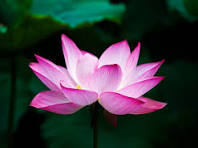
//> input picture opencv_samples/data_samples/objects/lotus.jpeg, 198 x 148 px
$ ./edgedetection lotus.jpeg   (built with g++ and OpenCV 4)
//> lines starting //> are read from the running program, lines starting //| are printed output that depends on the picture
#include "opencv4/opencv2/highgui.hpp"  // Always include highgui.hpp
#include "opencv2/core.hpp"
#include "opencv2/imgproc.hpp"
#include "opencv2/imgcodecs.hpp"  // Include for IMREAD_COLOR
#include <iostream>

#include <unistd.h>

#ifdef __EMBOX__
#include <cv_embox_imshowfb.hpp>
#endif


using namespace cv;
using namespace std;

Mat src, src_gray;
Mat dst, detected_edges;

int lowThreshold = 0;
const int max_lowthreshold = 100;
const int canny_ratio = 3;  // Renamed to avoid conflict
const int kernel_size = 3;
const char* window_name = "Edge Map";

static void help(const char* programName)
{
    cout <<
    "A program utilizing Laplacian of Gaussian (LoG), Sobel operators, and Hough transform "
    "to identify circles in a set of images (img1-6.jpg)\n"
    "Enhances edge detection by computing the gradient magnitude and direction.\n"
    "Call:\n"
    "./" << programName << " [file_name (optional)]\n"
    "Using OpenCV version " << CV_VERSION << "\n" << endl;
}

static void CannyThreshold(int, void*)
{
    blur(src_gray, detected_edges, Size(3, 3)); // conversion to gray scale and then applying gaussian blur.
    Canny(detected_edges, detected_edges, lowThreshold, lowThreshold * canny_ratio, kernel_size); // applying all the steps of canny edge detection
    dst = Scalar::all(0); // post processing
    src.copyTo(dst, detected_edges); //post processing

#ifndef __EMBOX__
    imshow(window_name, dst);
#else
    imshowfb(dst, 0);
    sleep(1);
#endif
}

int main(int argc, char** argv)
{
    CommandLineParser parser(argc, argv, "{@input | lotus.jpeg | input image}"); // to define the cli parser command for this app.
    src = imread(samples::findFile(parser.get<String>("@input")), IMREAD_COLOR); // get the path of @input and read the image in rgb colors
//> src is the input picture: 148 rows x 198 cols, CV_8UC3; mean B, G, R 58.2, 55.1, 53.9

    if (src.empty()) // error management
    {
        std::cout << "Could not open or find the image!\n" << std::endl;
        std::cout << "Usage: " << argv[0] << " <Input image>" << std::endl;
        return -1;
    }

    dst.create(src.size(), src.type());
    cvtColor(src, src_gray, COLOR_BGR2GRAY); // decorating the window
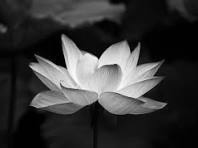
//> src_gray: 148 rows x 198 cols, CV_8UC1; min 0, max 253, mean 55.1
    namedWindow(window_name, WINDOW_AUTOSIZE); //same smae
    createTrackbar("Min Threshold:", window_name, &lowThreshold, max_lowthreshold, CannyThreshold); //same same

    double t = (double)getTickCount();
    CannyThreshold(0, 0);
//> in CannyThreshold, `blur(src_gray, detected_edges, Size(3, 3));`:
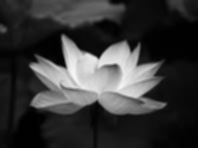
//> detected_edges: 148 rows x 198 cols, CV_8UC1; min 0, max 248, mean 55.1
//> in CannyThreshold, `Canny(detected_edges, detected_edges, lowThreshold, lowThreshold * can..`:
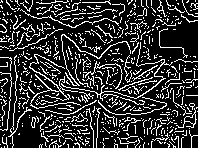
//> detected_edges: 148 rows x 198 cols, CV_8UC1; 20.1% white in thin lines or dots
//> in CannyThreshold, `src.copyTo(dst, detected_edges);`:
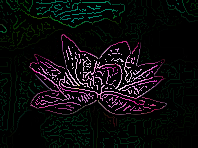
//> dst: 148 rows x 198 cols, CV_8UC3; mean B, G, R 13.8, 12.5, 13.2
    t = ((double)getTickCount() - t) / getTickFrequency();
    printf("detection time of edges = %g ms\n", t * 1000);

#ifndef __EMBOX__
    imshow(window_name, dst);
#else
    imshowfb(dst, 0);
    sleep(1);
#endif

    char key = (char)waitKey();
//> the space key is pressed
    if (key == 27 || key == 'q' || key == 'Q') // 'ESC'
    {
        return 0;
    }

    return 0;
}
